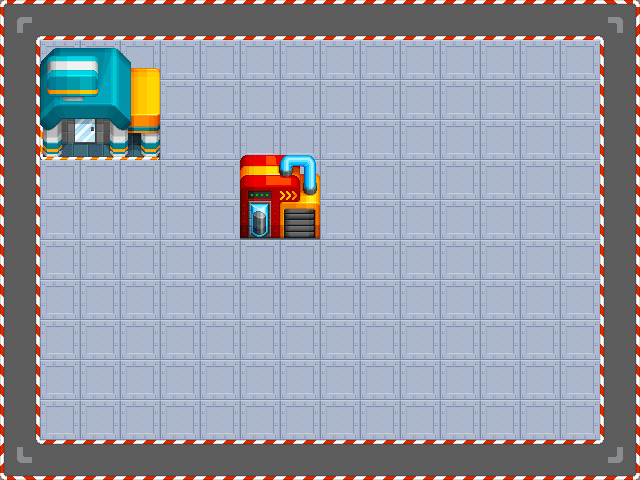

This is a level from a 2D game, rendered from its Tiled map with the project's own tilesets. A one-line summary and the map file follow, with tile-layer data summarised:
An orthogonal 16x12 tile map with 40x40 px tiles, 2 tile layers (background, item), 3 tilesets.

<map version="1.0" orientation="orthogonal" width="16" height="12" tilewidth="40" tileheight="40">
 <tileset firstgid="1" name="map_fact_tile2" tilewidth="40" tileheight="40">
  <image source="map_fact/map_fact_tile2.png" width="600" height="40" />
 </tileset>
 <tileset firstgid="16" name="map_fact_object1" tilewidth="40" tileheight="49" spacing="1" margin="1">
  <image source="map_fact/map_fact_object1.png" width="83" height="51" />
 </tileset>
 <tileset firstgid="18" name="map_fact_tile6" tilewidth="40" tileheight="120">
  <image source="map_fact/map_fact_tile6.png" width="600" height="120" />
 </tileset>
 <layer name="background" width="16" height="12">
  <data>[192 cells, 192 non-empty, 7 distinct tile ids]</data>
 </layer>
 <layer name="item" width="16" height="12">
  <data>[192 cells, 5 non-empty, 5 distinct tile ids]</data>
 </layer>
</map>
